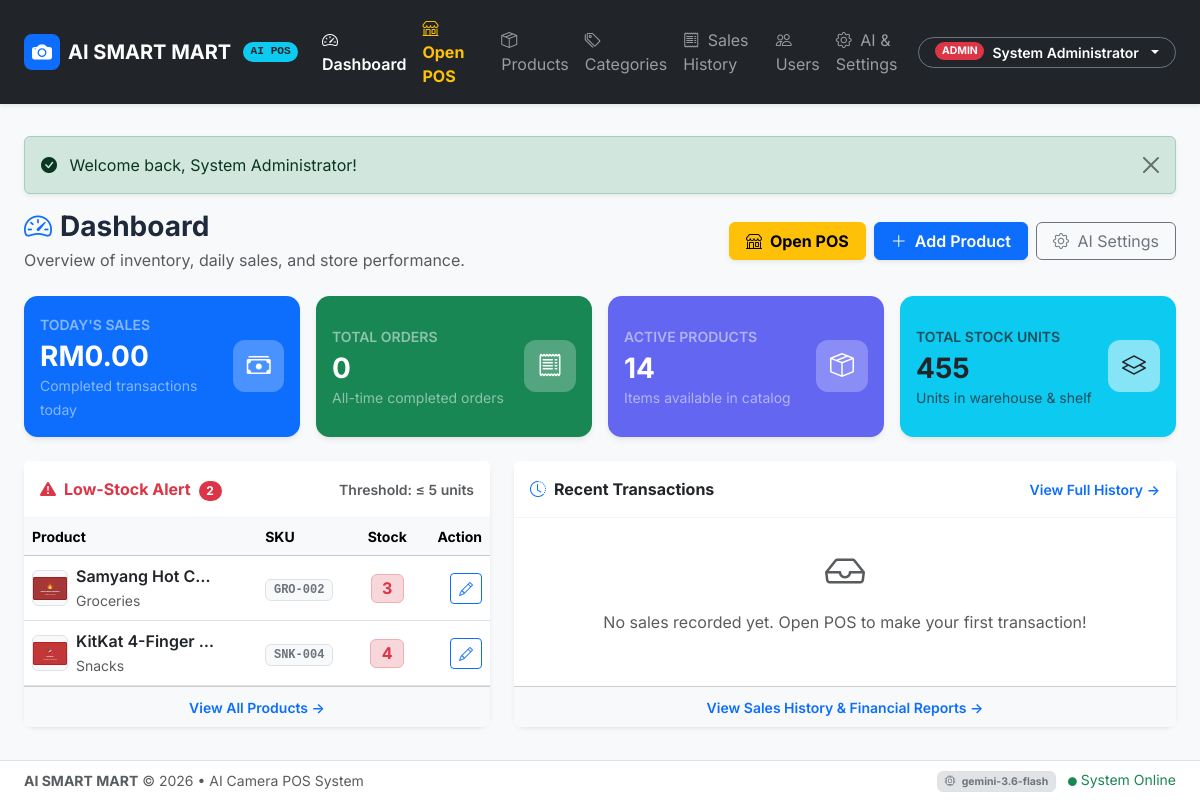
/admin/index.php (signed in), run on the app's committed database.
### tables this page shows
CREATE TABLE `products` (
  `id` INT AUTO_INCREMENT PRIMARY KEY,
  `category_id` INT NULL,
  `name` VARCHAR(150) NOT NULL,
  `sku` VARCHAR(50) NOT NULL UNIQUE,
  `price` DECIMAL(10, 2) NOT NULL DEFAULT 0.00,
  `cost_price` DECIMAL(10, 2) NOT NULL DEFAULT 0.00,
  `stock_quantity` INT NOT NULL DEFAULT 0,
  `image_path` VARCHAR(255) NULL,
  `status` ENUM('active', 'inactive') NOT NULL DEFAULT 'active',
  `created_at` TIMESTAMP DEFAULT CURRENT_TIMESTAMP,
  `updated_at` TIMESTAMP DEFAULT CURRENT_TIMESTAMP ON UPDATE CURRENT_TIMESTAMP,
  CONSTRAINT `fk_products_category` FOREIGN KEY (`category_id`) REFERENCES `categories` (`id`) ON DELETE SET NULL
);

CREATE TABLE `categories` (
  `id` INT AUTO_INCREMENT PRIMARY KEY,
  `name` VARCHAR(100) NOT NULL UNIQUE,
  `description` VARCHAR(255) NULL,
  `created_at` TIMESTAMP DEFAULT CURRENT_TIMESTAMP
);

### config/config.php (called while the page is built, shortened)
<?php
function base_url(string $path = ''): string {
    static $baseUrl = null;
    if ($baseUrl === null) {
        $protocol = (!empty($_SERVER['HTTPS']) && $_SERVER['HTTPS'] !== 'off' || ($_SERVER['SERVER_PORT'] ?? 80) == 443) ? "https://" : "http://";
        $host = $_SERVER['HTTP_HOST'] ?? 'localhost';
        $docRoot = str_replace('\\', '/', $_SERVER['DOCUMENT_ROOT'] ?? '');
        $appRoot = str_replace('\\', '/', realpath(__DIR__ . '/..'));
        $subDir = '';
        if ($docRoot && str_starts_with($appRoot, $docRoot)) {
            $subDir = substr($appRoot, strlen($docRoot));
        } else {
            $subDir = '/ai_pos_system';
        }
        $subDir = rtrim($subDir, '/');
        $baseUrl = $protocol . $host . $subDir;
    }
    return $baseUrl . '/' . ltrim($path, '/');
}
function get_setting(string $key, $default = null): mixed {
    static $settingsCache = null;
    if ($settingsCache === null) {
        $settingsCache = [];
        try {
            $pdo = get_db_connection();
            $stmt = $pdo->query("SELECT setting_key, setting_value FROM settings");
            while ($row = $stmt->fetch()) {
                $settingsCache[$row['setting_key']] = $row['setting_value'];
            }
        } catch (Exception $e) {
        }
    }
    return $settingsCache[$key] ?? $default;
}
function format_currency(float|int|string $amount): string {
    $symbol = get_setting('currency_symbol', 'RM');
    return $symbol . number_format((float)$amount, 2);
}
function clean(?string $value): string {
    return htmlspecialchars((string)$value, ENT_QUOTES, 'UTF-8');
}

### admin/index.php (the view, shortened to what this page needs)
<?php
require_once __DIR__ . '/../config/config.php';
$pdo = get_db_connection();
$threshold = (int) get_setting('low_stock_threshold', 5);
$totalProducts = (int) $pdo->query("SELECT COUNT(*) FROM products WHERE status = 'active'")->fetchColumn();
$totalStock = (int) $pdo->query("SELECT COALESCE(SUM(stock_quantity), 0) FROM products WHERE status = 'active'")->fetchColumn();
$todaySales = (float) $pdo->query("
    SELECT COALESCE(SUM(grand_total), 0)
    FROM orders
    WHERE DATE(created_at) = CURDATE() AND status = 'completed'
")->fetchColumn();
$totalOrders = (int) $pdo->query("SELECT COUNT(*) FROM orders WHERE status = 'completed'")->fetchColumn();
$stmtLowStock = $pdo->prepare("
    SELECT p.*, c.name AS category_name
    FROM products p
    LEFT JOIN categories c ON p.category_id = c.id
    WHERE p.status = 'active' AND p.stock_quantity <= :thresh
    ORDER BY p.stock_quantity ASC
    LIMIT 10
");
$stmtLowStock->execute(['thresh' => $threshold]);
$lowStockProducts = $stmtLowStock->fetchAll();
$stmtRecent = $pdo->query("
    SELECT o.*, u.full_name AS cashier_name
    FROM orders o
    LEFT JOIN users u ON o.cashier_id = u.id
    ORDER BY o.created_at DESC
    LIMIT 8
");
$recentOrders = $stmtRecent->fetchAll();
require_once __DIR__ . '/../includes/header.php';
?>
<div class="d-flex flex-wrap justify-content-between align-items-center mb-4 gap-3">
    <div>
        <h3 class="fw-bold mb-1"><i class="bi bi-speedometer2 text-primary me-2"></i>Dashboard</h3>
        <p class="text-muted mb-0">Overview of inventory, daily sales, and store performance.</p>
    </div>
    <div class="d-flex gap-2">
        <a href="<?= base_url('pos/index.php') ?>" class="btn btn-warning fw-bold px-3 shadow-sm">
            <i class="bi bi-shop me-1"></i> Open POS
        </a>
        <a href="<?= base_url('admin/product_form.php') ?>" class="btn btn-primary fw-semibold px-3 shadow-sm">
            <i class="bi bi-plus-lg me-1"></i> Add Product
        </a>
        <a href="<?= base_url('admin/settings.php') ?>" class="btn btn-outline-secondary px-3">
            <i class="bi bi-gear me-1"></i> AI Settings
        </a>
    </div>
</div>
<div class="row g-3 mb-4">
    <div class="col-12 col-sm-6 col-xl-3">
        <div class="card stat-card bg-primary text-white h-100">
            <div class="card-body d-flex justify-content-between align-items-center p-3">
                <div>
                    <span class="text-white-50 text-uppercase fw-semibold small">Today's Sales</span>
                    <h3 class="fw-bold mt-1 mb-0"><?= format_currency($todaySales) ?></h3>
                    <span class="small text-white-50">Completed transactions today</span>
                </div>
                <div class="stat-icon bg-white bg-opacity-25 text-white">
                    <i class="bi bi-cash-stack"></i>
                </div>
            </div>
        </div>
    </div>
    <div class="col-12 col-sm-6 col-xl-3">
        <div class="card stat-card bg-success text-white h-100">
            <div class="card-body d-flex justify-content-between align-items-center p-3">
                <div>
                    <span class="text-white-50 text-uppercase fw-semibold small">Total Orders</span>
                    <h3 class="fw-bold mt-1 mb-0"><?= number_format($totalOrders) ?></h3>
                    <span class="small text-white-50">All-time completed orders</span>
                </div>
                <div class="stat-icon bg-white bg-opacity-25 text-white">
                    <i class="bi bi-receipt"></i>
                </div>
            </div>
        </div>
    </div>
    <div class="col-12 col-sm-6 col-xl-3">
        <div class="card stat-card bg-indigo text-white h-100" style="background: #6366f1;">
            <div class="card-body d-flex justify-content-between align-items-center p-3">
                <div>
                    <span class="text-white-50 text-uppercase fw-semibold small">Active Products</span>
                    <h3 class="fw-bold mt-1 mb-0"><?= number_format($totalProducts) ?></h3>
                    <span class="small text-white-50">Items available in catalog</span>
                </div>
                <div class="stat-icon bg-white bg-opacity-25 text-white">
                    <i class="bi bi-box-seam"></i>
                </div>
            </div>
        </div>
    </div>
    <div class="col-12 col-sm-6 col-xl-3">
        <div class="card stat-card bg-info text-dark h-100" style="background: #38bdf8;">
            <div class="card-body d-flex justify-content-between align-items-center p-3">
                <div>
                    <span class="text-dark-50 text-uppercase fw-semibold small text-muted">Total Stock Units</span>
                    <h3 class="fw-bold mt-1 mb-0"><?= number_format($totalStock) ?></h3>
                    <span class="small text-muted">Units in warehouse & shelf</span>
                </div>
                <div class="stat-icon bg-white bg-opacity-50 text-dark">
                    <i class="bi bi-layers"></i>
                </div>
            </div>
        </div>
    </div>
</div>
<div class="row g-4">
    <div class="col-12 col-lg-5">
        <div class="card h-100 shadow-sm border-0">
            <div class="card-header bg-white py-3 d-flex justify-content-between align-items-center">
                <span class="fw-bold text-danger">
                    <i class="bi bi-exclamation-triangle-fill me-2"></i>Low-Stock Alert
                    <span class="badge bg-danger rounded-pill ms-1"><?= count($lowStockProducts) ?></span>
                </span>
                <span class="text-muted small">Threshold: &le; <?= $threshold ?> units</span>
            </div>
            <div class="card-body p-0">
                <?php if (empty($lowStockProducts)): ?>
                    <div class="text-center py-4 text-muted">
                        <i class="bi bi-check-circle-fill text-success fs-1 mb-2 d-block"></i>
                        <p class="mb-0">All items are sufficiently stocked!</p>
                    </div>
                <?php else: ?>
                    <div class="table-responsive">
                        <table class="table table-hover align-middle mb-0">
                            <thead class="table-light small">
                                <tr>
                                    <th>Product</th>
                                    <th>SKU</th>
                                    <th class="text-center">Stock</th>
                                    <th class="text-end">Action</th>
                                </tr>
                            </thead>
                            <tbody>
                                <?php foreach ($lowStockProducts as $lp): ?>
                                    <tr>
                                        <td>
                                            <div class="d-flex align-items-center gap-2">
                                                <?php $img = $lp['image_path'] ? base_url($lp['image_path']) : base_url('assets/uploads/products/default_product.svg'); ?>
                                                <img src="<?= $img ?>" alt="" width="36" height="36" class="rounded object-fit-contain bg-light border">
                                                <div>
                                                    <span class="fw-semibold text-dark d-block text-truncate" style="max-width: 140px;"><?= clean($lp['name']) ?></span>
                                                    <small class="text-muted"><?= clean($lp['category_name'] ?? 'General') ?></small>
                                                </div>
                                            </div>
                                        </td>
                                        <td><span class="badge bg-light text-secondary border font-monospace"><?= clean($lp['sku']) ?></span></td>
                                        <td class="text-center">
                                            <span class="badge bg-danger-subtle text-danger border border-danger-subtle fw-bold fs-6">
                                                <?= $lp['stock_quantity'] ?>
                                            </span>
                                        </td>
                                        <td class="text-end">
                                            <a href="<?= base_url('admin/product_form.php?id=' . $lp['id']) ?>" class="btn btn-sm btn-outline-primary py-1 px-2" title="Edit & Restock">
                                                <i class="bi bi-pencil"></i>
                                            </a>
                                        </td>
                                    </tr>
                                <?php endforeach; ?>
                            </tbody>
                        </table>
                    </div>
                <?php endif; ?>
            </div>
            <div class="card-footer bg-light text-center py-2">
                <a href="<?= base_url('admin/products.php') ?>" class="small text-decoration-none fw-semibold">View All Products &rarr;</a>
            </div>
        </div>
    </div>
    <div class="col-12 col-lg-7">
        <div class="card h-100 shadow-sm border-0">
            <div class="card-header bg-white py-3 d-flex justify-content-between align-items-center">
                <span class="fw-bold text-dark">
                    <i class="bi bi-clock-history text-primary me-2"></i>Recent Transactions
                </span>
                <a href="<?= base_url('admin/sales.php') ?>" class="small text-decoration-none fw-semibold">View Full History &rarr;</a>
            </div>
            <div class="card-body p-0">
                <?php if (empty($recentOrders)): ?>
                    <div class="text-center py-4 text-muted">
                        <i class="bi bi-inbox fs-1 mb-2 d-block"></i>
                        <p class="mb-0">No sales recorded yet. Open POS to make your first transaction!</p>
                    </div>
                <?php endif; ?>
            </div>
            <div class="card-footer bg-light text-center py-2">
                <a href="<?= base_url('admin/sales.php') ?>" class="small text-decoration-none fw-semibold">View Sales History & Financial Reports &rarr;</a>
            </div>
        </div>
    </div>
</div>
<?php require_once __DIR__ . '/../includes/footer.php'; ?>

### assets/css/style.css (style rules this page uses)
:root { --primary-color: #2563eb; --primary-hover: #1d4ed8; --secondary-color: #475569; --accent-camera: #8b5cf6; --accent-success: #10b981; --card-shadow: 0 4px 6px -1px rgba(0, 0, 0, 0.07), 0 2px 4px -2px rgba(0, 0, 0, 0.05); --card-shadow-lg: 0 10px 15px -3px rgba(0, 0, 0, 0.08), 0 4px 6px -4px rgba(0, 0, 0, 0.05); }
body { font-family: 'Inter', -apple-system, BlinkMacSystemFont, "Segoe UI", Roboto, sans-serif; color: #1e293b; background-color: #f8fafc; }
.card { border: 1px solid #e2e8f0; border-radius: 0.75rem; box-shadow: var(--card-shadow); transition: transform 0.15s ease, box-shadow 0.15s ease; }
.card-header { background-color: #ffffff; border-bottom: 1px solid #f1f5f9; font-weight: 600; }
.stat-card { border-radius: 0.85rem; border: none; box-shadow: var(--card-shadow); overflow: hidden; position: relative; }
.stat-icon { width: 52px; height: 52px; border-radius: 0.75rem; display: flex; align-items: center; justify-content: center; font-size: 1.5rem; }

### data on the page
products: image_path (picture), name "Samyang Hot C…", category.name "Groceries", sku "GRO-002", stock_quantity "3"
products: image_path (picture), name "KitKat 4-Finger…", category.name "Snacks", sku "SNK-004", stock_quantity "4"

### other printed values
$shopName "AI SMART MART"
$currentUser['role'] "ADMIN"
$currentUser['full_name'] "System Administrator"
$flash['message'] "Welcome back, System Administrator!"
format_currency($todaySales) "RM0.00"
$totalOrders "0"
$totalProducts "14"
$totalStock "455"
count($lowStockProducts) "2"
$threshold "5"
get_setting('shop_name', 'AI SMART MART') "AI SMART MART"
get_setting('gemini_model', 'gemini-3.6-flash') "gemini-3.6-flash"
